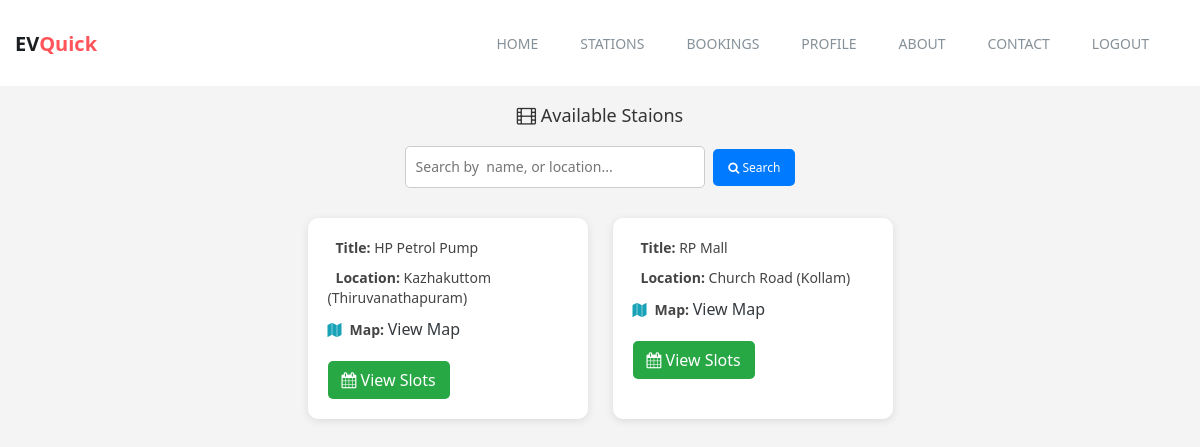
Screenshot of /search_station (signed in) with the database file from the repository.
### staff/models.py (models this page shows, shortened)
class Station(models.Model):
    user=models.ForeignKey(AdminUser,on_delete=models.CASCADE)
    name=models.CharField(max_length=200)
    district=models.CharField(max_length=200,choices=Location.DISTRICT_CHOICES)
    location=models.ForeignKey(Location,on_delete=models.CASCADE)

class Location(models.Model):
    DISTRICT_CHOICES=[
        ('Thiruvanathapuram','Thiruvanathapuram'),
        ('Kollam','Kollam'),
    ]
    user=models.ForeignKey(AdminUser,on_delete=models.CASCADE)
    name=models.CharField(max_length=200)
    district=models.CharField(max_length=200,choices=DISTRICT_CHOICES)
    def __str__(self):
        return f"{self.name} ({self.district})"

### user/views.py (the view)
# urls.py: path('search_station',views.search_station,name='search_station'),
@login_required
def search_station(request):
    query=request.GET.get('q','').strip()
    stations=Station.objects.all()
    if query:
        stations=stations.filter(
            Q(location__icontains=query) |
            Q(city__icontains=query) |
            Q(name__icontains=query)
        ) if query else Station.objects.all()
    return render(request, 'app/search_list.html', {'stations': stations, 'query': query})

### user/template/app/search_list.html (shortened to what this page needs)
{% extends 'app/user_header.html' %}
{% block content %}
<!DOCTYPE html>
<html>
<head>
</head>
<body>
    <h2><i class="fa fa-film"></i> Available Staions</h2>
    <div class="search-bar">
        <form method="get" action="{% url 'search_station' %}">
            <input type="text" name="q" placeholder="Search by  name, or location..." value="{{ query }}">
            <button type="submit"><i class="fa fa-search"></i> Search</button>
        </form>
    </div>
    {% if stations %}
    <div class="movie-container">
        {% for station in stations %}
        <div class="movie-card">
            <div class="movie-info"><strong>Title:</strong> {{ station.name }}</div>
            <div class="movie-info"><strong>Location:</strong> {{ station.location }}</div>
            <div class="movie-info">
                <i class="fa fa-map"></i><strong>Map:</strong>
                <a href="{{ station.quik_map }}" target="_blank">View Map</a>
            </div>
            <a href="{% url 'user_slot_list' station.id %}" class="btn-view"><i class="fa fa-calendar"></i> View Slots</a>
        </div>
        {% endfor %}
    </div>
    {% else %}
        <p class="no-movies"><i class="fa fa-info-circle"></i> No Station found matching your search.</p>
    {% endif %}
</body>
</html>
{% endblock %}

### static/css/bootsnav.css (style rules this page uses)
body { -webkit-transition: all 0.3s ease-in-out; -moz-transition: all 0.3s ease-in-out; -o-transition: all 0.3s ease-in-out; -ms-transition: all 0.3s ease-in-out; transition: all 0.3s ease-in-out; }

### static/css/style.css (style rules this page uses)
* { padding: 0; margin: 0; }
* { -webkit-box-sizing:border-box; -moz-box-sizing:border-box; -o-box-sizing:border-box; -ms-box-sizing:border-box; box-sizing:border-box; }
body { font-family: 'Poppins', sans-serif; font-size:14px; color:#a09e9c; text-transform:initial; max-width:1920px; margin:0 auto; overflow-x:hidden; }
a,a:hover,a:active,a:focus { display:inline-block; text-decoration:none; color: #343a3f; font-size:16px; padding:0; font-weight: 500; text-transform: capitalize; }
h1,h2,h3,h4,h5,h6 { margin: 0; color:#343a3f; font-size: 18px; font-weight: 500; text-transform: capitalize; }
select,input,textarea,button { box-shadow:none;outline:0!important; }
button { background: transparent;border: 0;font-size: 12px; }
html,body { height: 100%; }

### user/template/app/search_list.html (style rules this page uses)
body { font-family: 'Segoe UI', sans-serif; background-color: #f4f4f4; }
h2 { text-align: center; margin-bottom: 20px; color: #333; }
.search-bar { text-align: center; margin-bottom: 30px; }
.search-bar input[type="text"] { width: 300px; padding: 10px; border-radius: 5px; border: 1px solid #ccc; }
.search-bar button { padding: 10px 15px; background-color: #007bff; color: white; border: none; border-radius: 5px; margin-left: 5px; cursor: pointer; }
.movie-container { display: flex; flex-wrap: wrap; justify-content: center; gap: 25px; }
.movie-card { background-color: #fff; border-radius: 10px; box-shadow: 0 2px 8px rgba(0, 0, 0, 0.1); padding: 20px; width: 280px; text-align: left; transition: 0.3s ease; }
.movie-info { margin-bottom: 10px; color: #444; }
.movie-info i { color: #17a2b8; margin-right: 8px; }
.btn-view { display: inline-block; margin-top: 10px; background-color: #28a745; color: white; padding: 8px 14px; text-decoration: none; border-radius: 5px; }

### rows the page displays
Station: name "HP Petrol Pump", location "Kazhakuttom (Thiruvanathapuram)"
Station: name "RP Mall", location "Church Road (Kollam)"
